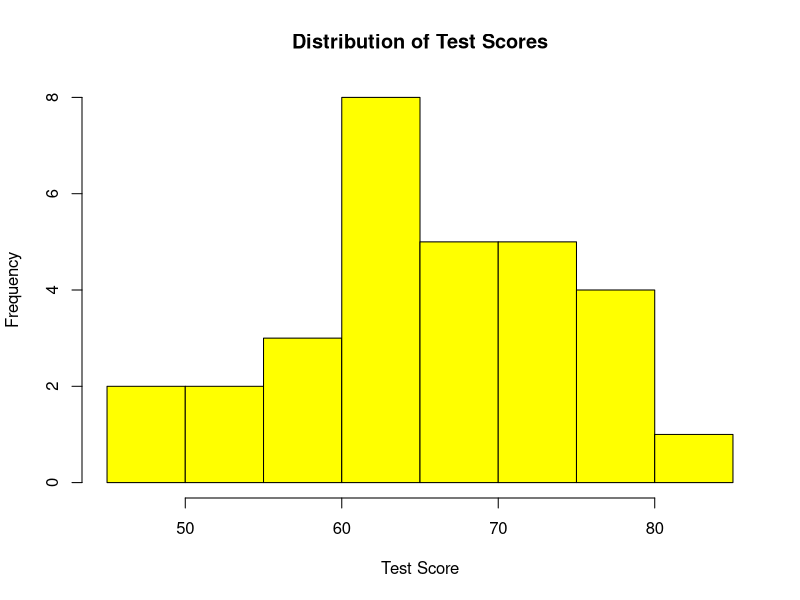
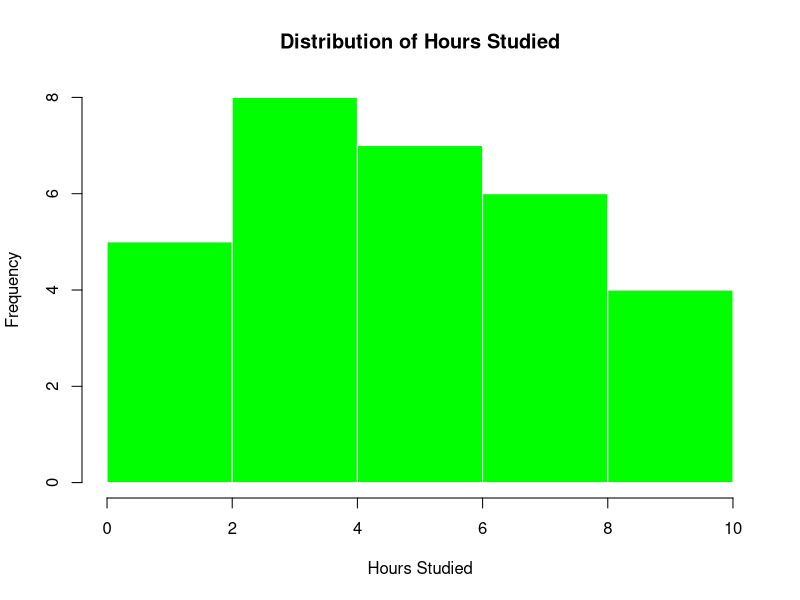
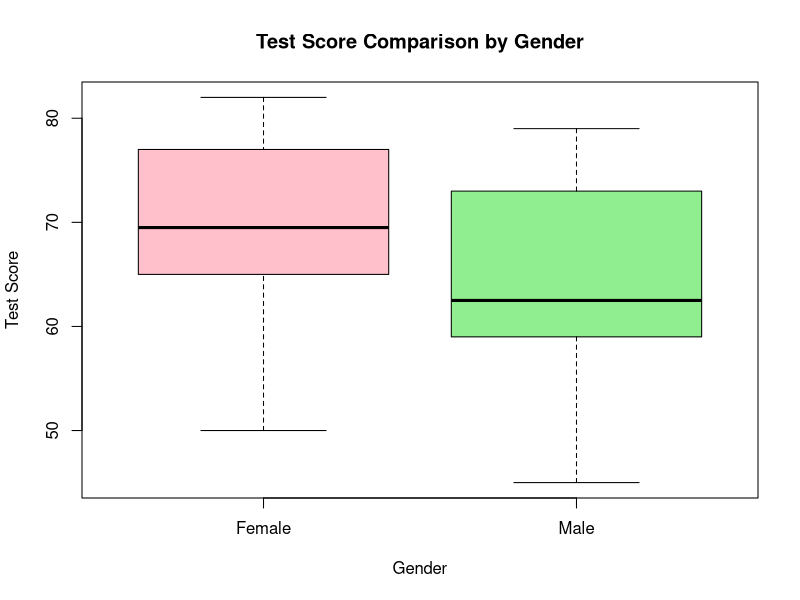
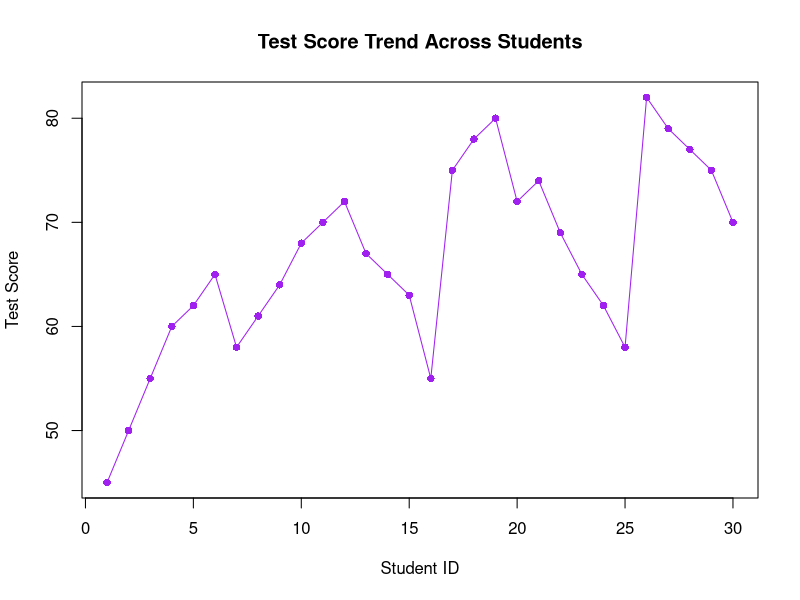
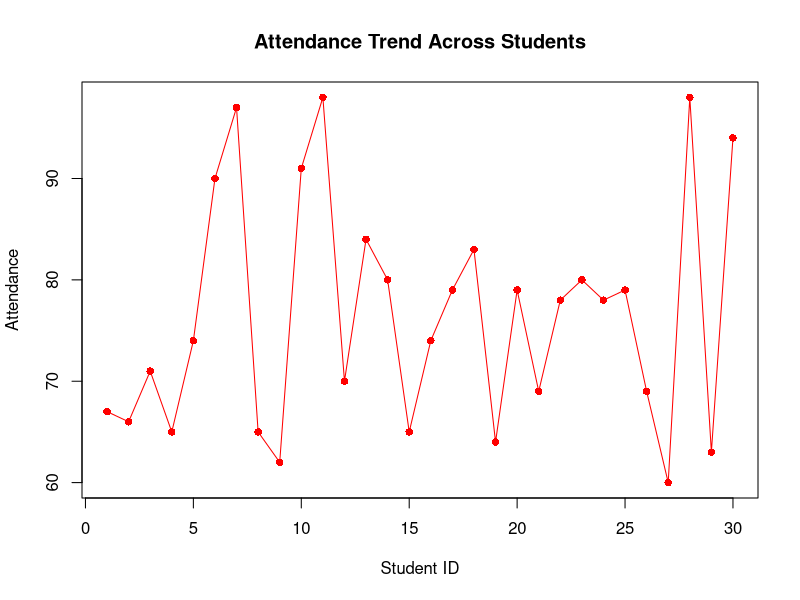

These charts were generated, in order, by the following R code:
# Create a Student Performance Dataset
student_data <- data.frame(
  Student_ID = 1:30,
  Gender = sample(c("Male", "Female"), 30, replace = TRUE),
  Hours_Studied = c(1,2,3,4,5,6,2,3,4,6,7,8,5,4,3,2,9,10,8,6,7,5,4,3,2,10,9,8,7,6),
  Attendance = sample(60:100, 30, replace = TRUE),
  Test_Score = c(45,50,55,60,62,65,58,61,64,68,70,72,67,65,63,55,75,78,80,72,74,69,65,62,58,82,79,77,75,70)
)

str(student_data)
student_data
summary(student_data)

# Histogram of Test Scores
hist(student_data$Test_Score,
     main = "Distribution of Test Scores",
     xlab = "Test Score",
     ylab = "Frequency",
     col = "yellow",
     border = "black")

# Histogram of Hours Studied
hist(student_data$Hours_Studied,
     main = "Distribution of Hours Studied",
     xlab = "Hours Studied",
     ylab = "Frequency",
     col = "green",
     border = "white")


# Boxplot: Test Score by Gender
boxplot(Test_Score ~ Gender, data = student_data,
        main = "Test Score Comparison by Gender",
        xlab = "Gender",
        ylab = "Test Score",
        col = c("pink", "lightgreen"),   # Female, Male colors
        border = "black")


# Scatter Plot: Test Score Trend Across Students
plot(student_data$Student_ID, student_data$Test_Score,
     type = "o",
     main = "Test Score Trend Across Students",
     xlab = "Student ID",
     ylab = "Test Score",
     col = "purple",
     pch = 16)



# Scatter Plot: Attendance Trend Across Students
plot(student_data$Student_ID, student_data$Attendance,
     type = "o",
     main = "Attendance Trend Across Students",
     xlab = "Student ID",
     ylab = "Attendance",
     col = "red",
     pch = 16)


